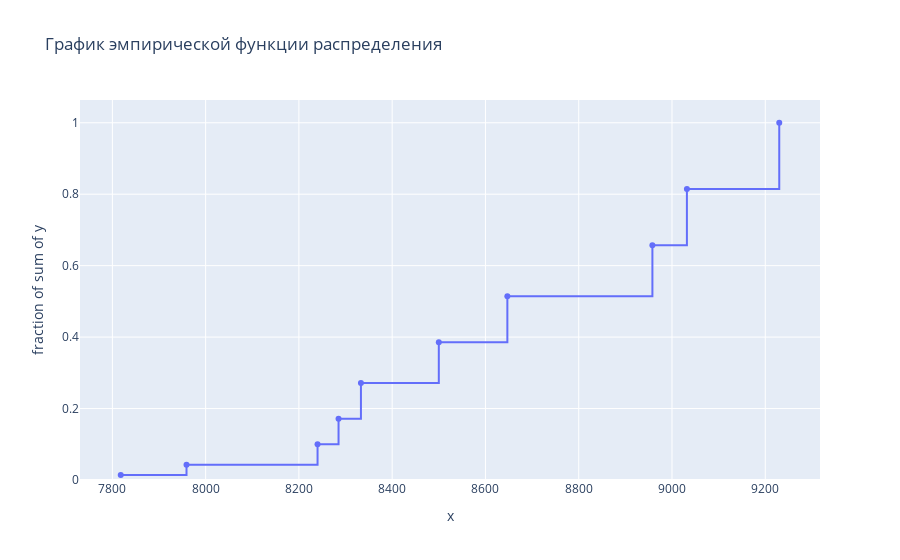

The code cell stored with this chart in its notebook:
### Markdown cell above
### График эмпирической функции распределения

### Code cell
fig = px.ecdf(x=unique, y=emp_func.values.tolist()[0], markers=True, title='График эмпирической функции распределения')
fig.show()

### Figure 1 — Plotly figure (JSON) as saved in the notebook; plotly's stock layout.template omitted (floating-point values rounded to 4 significant figures)
{"data": [{"hovertemplate": "x=%{x}<br>fraction of sum of y=%{y}<extra></extra>", "legendgroup": "", "line": {"dash": "solid", "shape": "hv"}, "marker": {"color": "#636efa", "symbol": "circle"}, "mode": "lines+markers", "name": "", "orientation": "v", "showlegend": false, "x": [7818, 7959, 8240, 8285, 8333, 8500, 8647, 8958, 9032, 9230], "xaxis": "x", "y": [0.01429, 0.04286, 0.1, 0.1714, 0.2714, 0.3857, 0.5143, 0.6571, 0.8143, 1.0], "yaxis": "y", "type": "scatter"}], "layout": {"xaxis": {"anchor": "y", "domain": [0.0, 1.0], "title": {"text": "x"}}, "yaxis": {"anchor": "x", "domain": [0.0, 1.0], "title": {"text": "fraction of sum of y"}, "rangemode": "tozero"}, "legend": {"tracegroupgap": 0}, "title": {"text": "График эмпирической функции распределения"}}}
